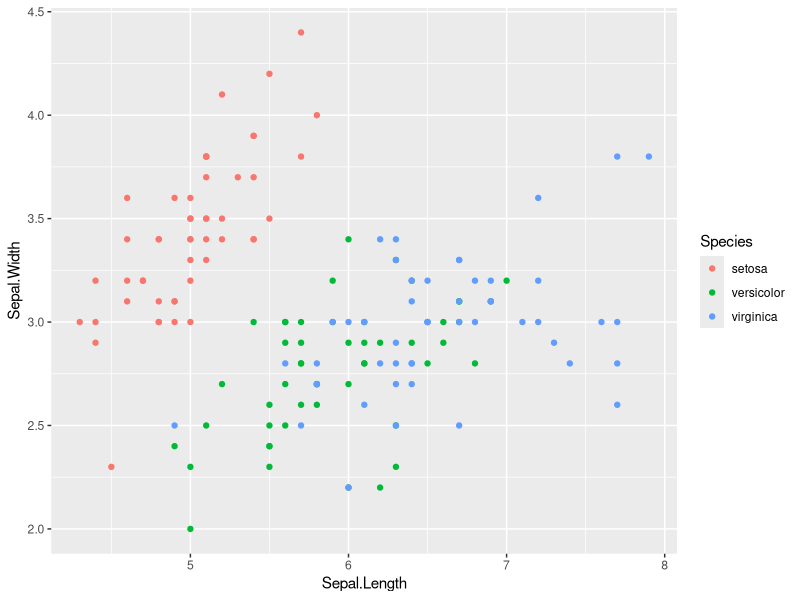
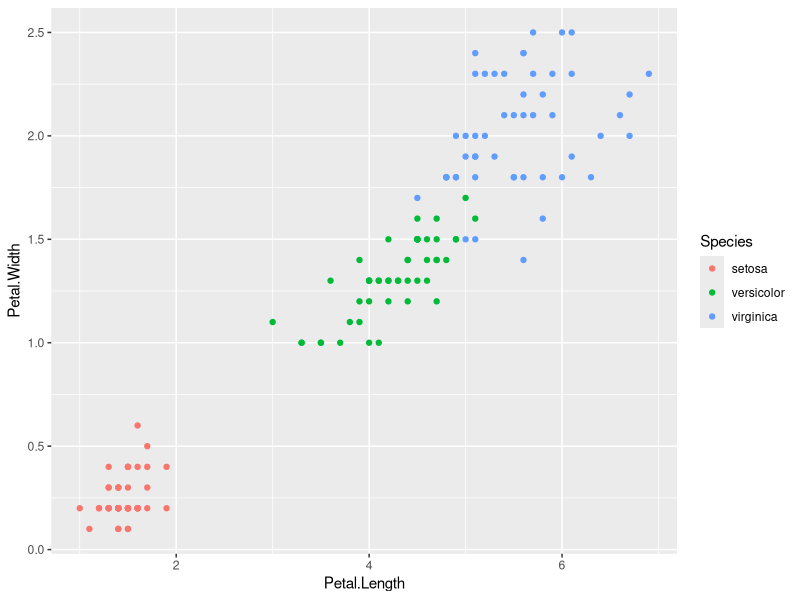
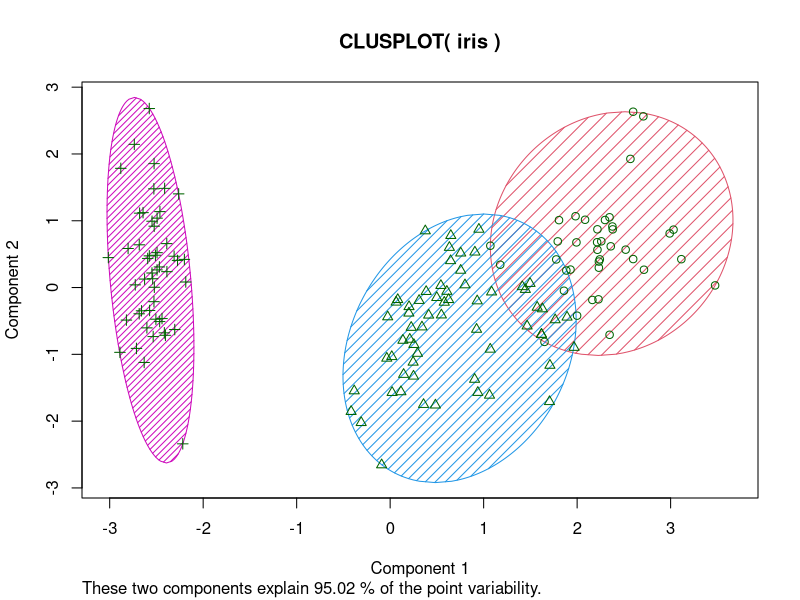
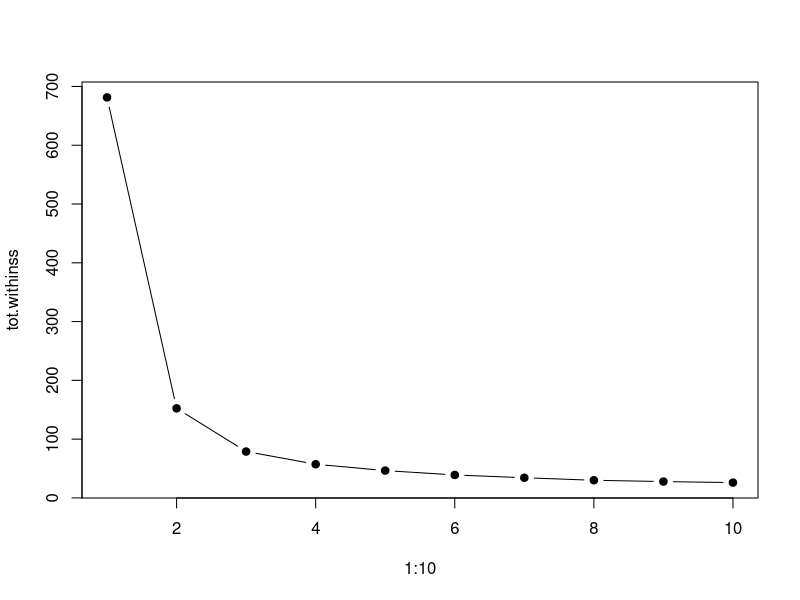
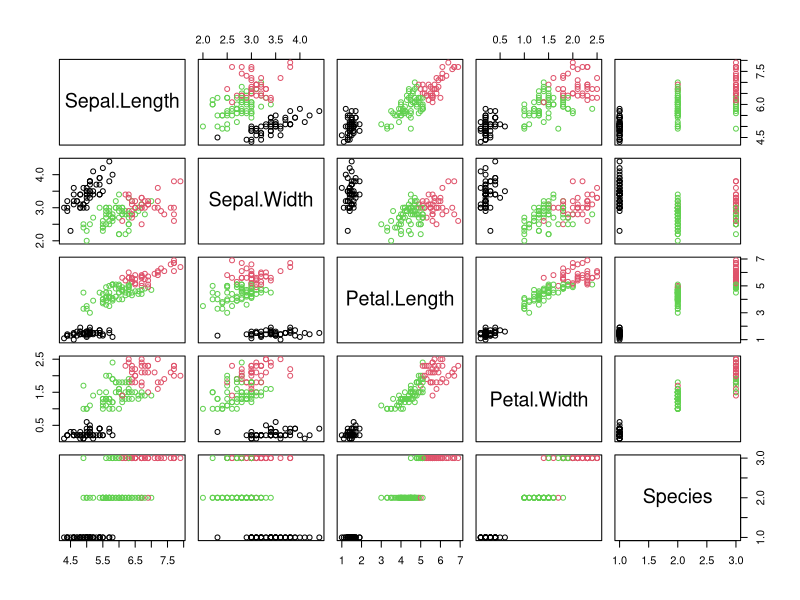

R code for these plots, in order:
library(ggplot2)
df <- iris
head(iris)
ggplot(iris,aes(x = Sepal.Length, y = Sepal.Width, col= Species)) + geom_point()
ggplot(iris,aes(x = Petal.Length, y = Petal.Width, col= Species)) + geom_point()
set.seed(101)
irisCluster <- kmeans(df[,1:4], center=3, nstart=20)
irisCluster
table(irisCluster$cluster, df$Species)
library(cluster)
clusplot(iris, irisCluster$cluster, color=T, shade=T, labels=0, lines=0)
tot.withinss <- vector(mode="character", length=10)
for (i in 1:10){
  irisCluster <- kmeans(df[,1:4], center=i, nstart=20)
  tot.withinss[i] <- irisCluster$tot.withinss
}
plot(1:10, tot.withinss, type="b", pch=19)
fitK = kmeans(df[,1:4], 3)
str(fitK)
plot(iris,col = fitK$cluster)
table(Predicted=fitK$cluster,Actual =iris$Species)
